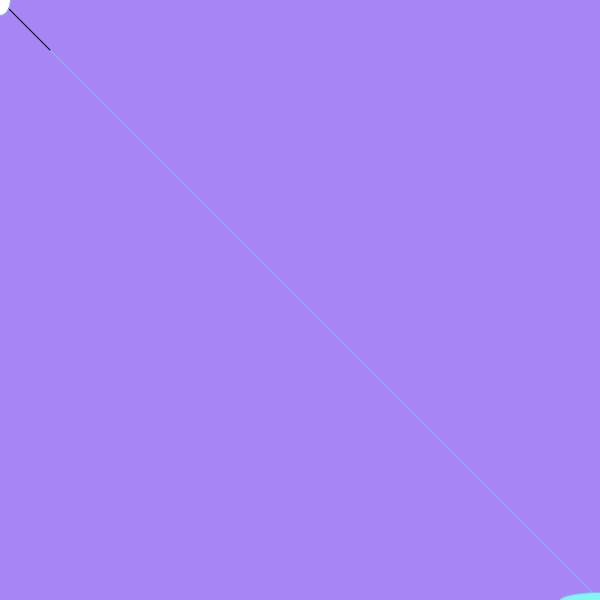
Frame 1 (no input)
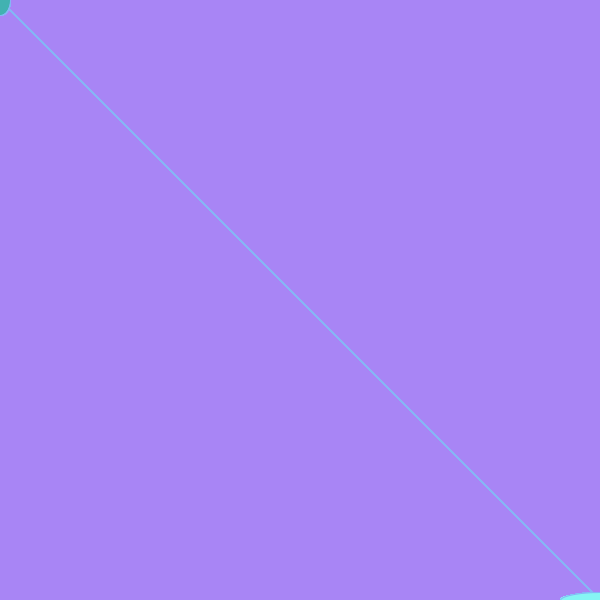
Frame 60 (the mouse pressed at the canvas centre just before this capture)
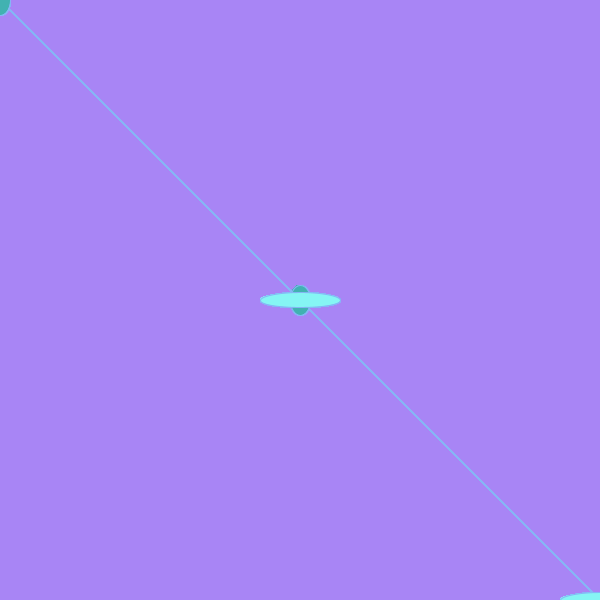
Frame 120 (the mouse held since frame 60 and released just before this capture)

The Processing sketch that drew these frames (run headless with seeded random() and noise(); from frame 60 on, the mouse is pressed at the canvas centre):

// Processing sketch: processing_135242
// ── processing_135242.pde

void setup() {
  size(600, 600);
  background(168,133,245);
}
void draw() {
  line(mouseX, mouseY,50,50);
  stroke(133,181,245);
  ellipse(mouseY, mouseX,20, 30);
  fill(133,245,244);
  line(height-mouseY, width-mouseX,50, 50);
  stroke(133,181,245);
  ellipse(width-mouseX,height-mouseY,80, 15);
  fill(65,178,177);
}
void mouseReleased() { 
  line(height-mouseY, mouseX,50, 50);
  stroke(137,227,153);
  ellipse(mouseX,height-mouseY,50, 50);
  fill(142,13,127);
  line(mouseY, width-mouseX,50, 50);
  stroke(98,165,110);
  ellipse(width-mouseX,mouseY,50, 50);
  fill(76,23,175);
}
